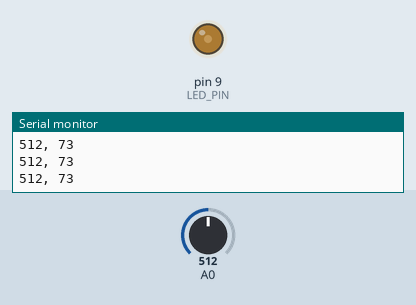
Bench run of a sketch on a simulated Arduino Uno, built with avr-gcc and run on an emulated ATmega328P. On the bench: output pins drawn as LEDs (lit = HIGH), the last lines printed to the serial monitor. The test bench sets the inputs (shaded band); at power-on: A0 = 512.

Above: at 1.2 s.
1.3 s: A0 set to 716
At 1.9 s:
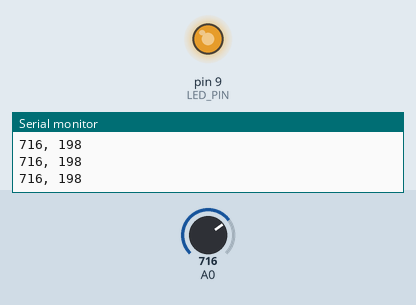
2.8 s: A0 set to 306
At 4.0 s:
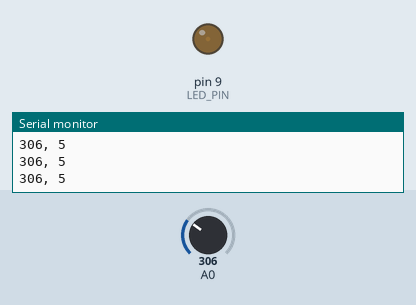
Timing chart, 0 to 5.8 s (numbered marks = the images above; inputs shaded):
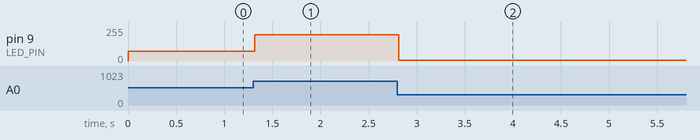

The sketch:

sketch_apr1b.ino
```cpp
//int max = 512;
//int min = 512;
const int LED_PIN = 9;

void setup() {
  // put your setup code here, to run once:
  Serial.begin(9600);
  pinMode(LED_PIN, OUTPUT);
}

void loop() {
  // put your main code here, to run repeatedly:
  /*
  for (int i = 0; i < 255; i++)
  {
    analogWrite(LED_PIN, i);
    delay(10);
  }

  for (int i = 255; i > 0; i--)
  {
    analogWrite(LED_PIN, i);
    delay(5);
  }
  */
  int light = analogRead(A0);
  int output = map(light, 400, 800, 5, 250);

  if (output < 5)
  {
    output = 5;
  }

  if (output > 250)
  {
    output = 250;
  }

  Serial.print(light);
  Serial.print(", ");
  Serial.println(output);

  analogWrite(LED_PIN, output);
  /*
  if (max < light)
  {
    max = light;
  }

  if (min > light)
  {
    min = light;
  }

  Serial.print(max);
  Serial.print(", ");
  Serial.println(min);
  */
}
```

Measured:
- after the input at 1.3 s, pin 9 (LED_PIN): 73/255 → 198/255 at once
- after the input at 2.8 s, pin 9 (LED_PIN): 198/255 → 5/255 at once
